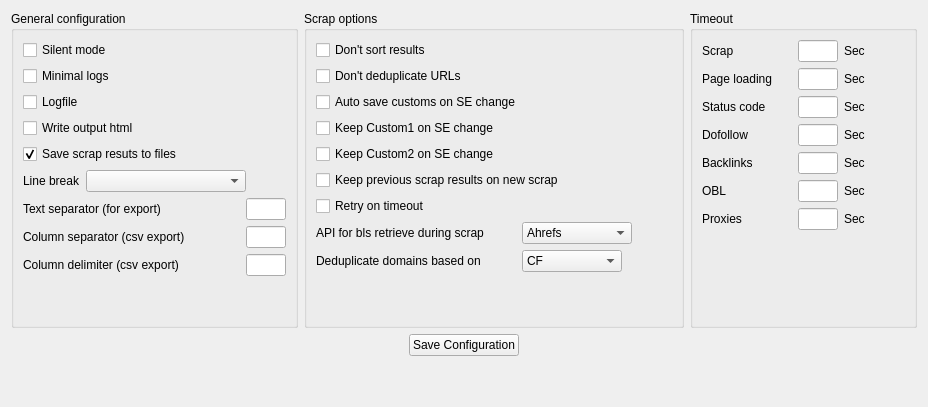
      <widget class="QWidget" name="tab_6">
       <property name="sizePolicy">
        <sizepolicy hsizetype="Expanding" vsizetype="Expanding">
         <horstretch>0</horstretch>
         <verstretch>0</verstretch>
        </sizepolicy>
       </property>
       <property name="minimumSize">
        <size>
         <width>0</width>
         <height>0</height>
        </size>
       </property>
       <attribute name="title">
        <string>Configuration</string>
       </attribute>
       <layout class="QGridLayout" name="gridLayout_2">
        <item row="1" column="0" colspan="4">
         <layout class="QHBoxLayout" name="horizontalLayout_31">
          <property name="topMargin">
           <number>0</number>
          </property>
          <item>
           <spacer name="horizontalSpacer_12">
            <property name="orientation">
             <enum>Qt::Horizontal</enum>
            </property>
            <property name="sizeHint" stdset="0">
             <size>
              <width>40</width>
              <height>20</height>
             </size>
            </property>
           </spacer>
          </item>
          <item>
           <widget class="QPushButton" name="configurationSaveButton">
            <property name="maximumSize">
             <size>
              <width>16777215</width>
              <height>22</height>
             </size>
            </property>
            <property name="text">
             <string>Save Configuration</string>
            </property>
           </widget>
          </item>
          <item>
           <spacer name="horizontalSpacer_11">
            <property name="orientation">
             <enum>Qt::Horizontal</enum>
            </property>
            <property name="sizeHint" stdset="0">
             <size>
              <width>40</width>
              <height>20</height>
             </size>
            </property>
           </spacer>
          </item>
         </layout>
        </item>
        <item row="0" column="2" colspan="2">
         <widget class="QGroupBox" name="configGroupBoxTimeout">
          <property name="maximumSize">
           <size>
            <width>16777215</width>
            <height>16777215</height>
           </size>
          </property>
          <property name="title">
           <string>Timeout</string>
          </property>
          <layout class="QVBoxLayout" name="verticalLayout_15">
           <item>
            <layout class="QHBoxLayout" name="horizontalLayout_15">
             <item>
              <widget class="QLabel" name="label_16">
               <property name="sizePolicy">
                <sizepolicy hsizetype="Preferred" vsizetype="Preferred">
                 <horstretch>0</horstretch>
                 <verstretch>0</verstretch>
                </sizepolicy>
               </property>
               <property name="minimumSize">
                <size>
                 <width>90</width>
                 <height>0</height>
                </size>
               </property>
               <property name="text">
                <string>Scrap</string>
               </property>
              </widget>
             </item>
             <item>
              <widget class="QLineEdit" name="scrapTimeoutEdit">
               <property name="maximumSize">
                <size>
                 <width>40</width>
                 <height>16777215</height>
                </size>
               </property>
              </widget>
             </item>
             <item>
              <widget class="QLabel" name="label_20">
               <property name="text">
                <string>Sec</string>
               </property>
              </widget>
             </item>
             <item>
              <spacer name="horizontalSpacer_24">
               <property name="orientation">
                <enum>Qt::Horizontal</enum>
               </property>
               <property name="sizeHint" stdset="0">
                <size>
                 <width>40</width>
                 <height>20</height>
                </size>
               </property>
              </spacer>
             </item>
            </layout>
           </item>
           <item>
            <layout class="QHBoxLayout" name="horizontalLayout_28">
             <item>
              <widget class="QLabel" name="label_39">
               <property name="sizePolicy">
                <sizepolicy hsizetype="Preferred" vsizetype="Preferred">
                 <horstretch>0</horstretch>
                 <verstretch>0</verstretch>
                </sizepolicy>
               </property>
               <property name="minimumSize">
                <size>
                 <width>90</width>
                 <height>0</height>
                </size>
               </property>
               <property name="toolTip">
                <string>&lt;html&gt;&lt;head/&gt;&lt;body&gt;&lt;p&gt;This option only apply when javascript interpreter is ON on the &amp;quot;Expert mode&amp;quot; tab.&lt;/p&gt;&lt;/body&gt;&lt;/html&gt;</string>
               </property>
               <property name="text">
                <string>Page loading</string>
               </property>
              </widget>
             </item>
             <item>
              <widget class="QLineEdit" name="pageLoadingTimeoutEdit">
               <property name="maximumSize">
                <size>
                 <width>40</width>
                 <height>16777215</height>
                </size>
               </property>
              </widget>
             </item>
             <item>
              <widget class="QLabel" name="label_40">
               <property name="text">
                <string>Sec</string>
               </property>
              </widget>
             </item>
             <item>
              <spacer name="horizontalSpacer_51">
               <property name="orientation">
                <enum>Qt::Horizontal</enum>
               </property>
               <property name="sizeHint" stdset="0">
                <size>
                 <width>40</width>
                 <height>20</height>
                </size>
               </property>
              </spacer>
             </item>
            </layout>
           </item>
           <item>
            <layout class="QHBoxLayout" name="horizontalLayout_16">
             <item>
              <widget class="QLabel" name="label_17">
               <property name="sizePolicy">
                <sizepolicy hsizetype="Preferred" vsizetype="Preferred">
                 <horstretch>0</horstretch>
                 <verstretch>0</verstretch>
                </sizepolicy>
               </property>
               <property name="minimumSize">
                <size>
                 <width>90</width>
                 <height>0</height>
                </size>
               </property>
               <property name="text">
                <string>Status code</string>
               </property>
              </widget>
             </item>
             <item>
              <widget class="QLineEdit" name="statusCodeTimeoutEdit">
               <property name="maximumSize">
                <size>
                 <width>40</width>
                 <height>16777215</height>
                </size>
               </property>
              </widget>
             </item>
             <item>
              <widget class="QLabel" name="label_21">
               <property name="text">
                <string>Sec</string>
               </property>
              </widget>
             </item>
             <item>
              <spacer name="horizontalSpacer_55">
               <property name="orientation">
                <enum>Qt::Horizontal</enum>
               </property>
               <property name="sizeHint" stdset="0">
                <size>
                 <width>40</width>
                 <height>20</height>
                </size>
               </property>
              </spacer>
             </item>
            </layout>
           </item>
           <item>
            <layout class="QHBoxLayout" name="horizontalLayout_18">
             <item>
              <widget class="QLabel" name="label_19">
               <property name="sizePolicy">
                <sizepolicy hsizetype="Preferred" vsizetype="Preferred">
                 <horstretch>0</horstretch>
                 <verstretch>0</verstretch>
                </sizepolicy>
               </property>
               <property name="minimumSize">
                <size>
                 <width>90</width>
                 <height>0</height>
                </size>
               </property>
               <property name="text">
                <string>Dofollow</string>
               </property>
              </widget>
             </item>
             <item>
              <widget class="QLineEdit" name="dofollowTimeoutEdit">
               <property name="maximumSize">
                <size>
                 <width>40</width>
                 <height>16777215</height>
                </size>
               </property>
              </widget>
             </item>
             <item>
              <widget class="QLabel" name="label_23">
               <property name="text">
                <string>Sec</string>
               </property>
              </widget>
             </item>
             <item>
              <spacer name="horizontalSpacer_26">
               <property name="orientation">
                <enum>Qt::Horizontal</enum>
               </property>
               <property name="sizeHint" stdset="0">
                <size>
                 <width>40</width>
                 <height>20</height>
                </size>
               </property>
              </spacer>
             </item>
            </layout>
           </item>
           <item>
            <layout class="QHBoxLayout" name="horizontalLayout_19">
             <item>
              <widget class="QLabel" name="label_47">
               <property name="sizePolicy">
                <sizepolicy hsizetype="Preferred" vsizetype="Preferred">
                 <horstretch>0</horstretch>
                 <verstretch>0</verstretch>
                </sizepolicy>
               </property>
               <property name="minimumSize">
                <size>
                 <width>90</width>
                 <height>0</height>
                </size>
               </property>
               <property name="text">
                <string>Backlinks</string>
               </property>
              </widget>
             </item>
             <item>
              <widget class="QLineEdit" name="backlinksTimeoutEdit">
               <property name="maximumSize">
                <size>
                 <width>40</width>
                 <height>16777215</height>
                </size>
               </property>
              </widget>
             </item>
             <item>
              <widget class="QLabel" name="label_48">
               <property name="text">
                <string>Sec</string>
               </property>
              </widget>
             </item>
             <item>
              <spacer name="horizontalSpacer_27">
               <property name="orientation">
                <enum>Qt::Horizontal</enum>
               </property>
               <property name="sizeHint" stdset="0">
                <size>
                 <width>40</width>
                 <height>20</height>
                </size>
               </property>
              </spacer>
             </item>
            </layout>
           </item>
           <item>
            <layout class="QHBoxLayout" name="horizontalLayout_21">
             <item>
              <widget class="QLabel" name="label_49">
               <property name="sizePolicy">
                <sizepolicy hsizetype="Preferred" vsizetype="Preferred">
                 <horstretch>0</horstretch>
                 <verstretch>0</verstretch>
                </sizepolicy>
               </property>
               <property name="minimumSize">
                <size>
                 <width>90</width>
                 <height>0</height>
                </size>
               </property>
               <property name="toolTip">
                <string>&lt;html&gt;&lt;head/&gt;&lt;body&gt;&lt;p&gt;Outbound Links&lt;/p&gt;&lt;/body&gt;&lt;/html&gt;</string>
               </property>
               <property name="text">
                <string>OBL</string>
               </property>
              </widget>
             </item>
             <item>
              <widget class="QLineEdit" name="oblTimeoutEdit">
               <property name="maximumSize">
                <size>
                 <width>40</width>
                 <height>16777215</height>
                </size>
               </property>
              </widget>
             </item>
             <item>
              <widget class="QLabel" name="label_50">
               <property name="text">
                <string>Sec</string>
               </property>
              </widget>
             </item>
             <item>
              <spacer name="horizontalSpacer_291">
               <property name="orientation">
                <enum>Qt::Horizontal</enum>
               </property>
               <property name="sizeHint" stdset="0">
                <size>
                 <width>40</width>
                 <height>20</height>
                </size>
               </property>
              </spacer>
             </item>
            </layout>
           </item>
           <item>
            <layout class="QHBoxLayout" name="horizontalLayout_22">
             <item>
              <widget class="QLabel" name="label_51">
               <property name="sizePolicy">
                <sizepolicy hsizetype="Preferred" vsizetype="Preferred">
                 <horstretch>0</horstretch>
                 <verstretch>0</verstretch>
                </sizepolicy>
               </property>
               <property name="minimumSize">
                <size>
                 <width>90</width>
                 <height>0</height>
                </size>
               </property>
               <property name="text">
                <string>Proxies</string>
               </property>
              </widget>
             </item>
             <item>
              <widget class="QLineEdit" name="testProxiesTimeoutEdit">
               <property name="maximumSize">
                <size>
                 <width>40</width>
                 <height>16777215</height>
                </size>
               </property>
              </widget>
             </item>
             <item>
              <widget class="QLabel" name="label_52">
               <property name="text">
                <string>Sec</string>
               </property>
              </widget>
             </item>
             <item>
              <spacer name="horizontalSpacer_33">
               <property name="orientation">
                <enum>Qt::Horizontal</enum>
               </property>
               <property name="sizeHint" stdset="0">
                <size>
                 <width>40</width>
                 <height>20</height>
                </size>
               </property>
              </spacer>
             </item>
            </layout>
           </item>
           <item>
            <spacer name="verticalSpacer_11">
             <property name="orientation">
              <enum>Qt::Vertical</enum>
             </property>
             <property name="sizeHint" stdset="0">
              <size>
               <width>20</width>
               <height>40</height>
              </size>
             </property>
            </spacer>
           </item>
          </layout>
         </widget>
        </item>
        <item row="6" column="2">
         <spacer name="verticalSpacer_18">
          <property name="orientation">
           <enum>Qt::Vertical</enum>
          </property>
          <property name="sizeHint" stdset="0">
           <size>
            <width>20</width>
            <height>40</height>
           </size>
          </property>
         </spacer>
        </item>
        <item row="0" column="1">
         <widget class="QGroupBox" name="configGroupBoxScrap">
          <property name="minimumSize">
           <size>
            <width>300</width>
            <height>0</height>
           </size>
          </property>
          <property name="title">
           <string>Scrap options</string>
          </property>
          <layout class="QVBoxLayout" name="verticalLayout_16">
           <item>
            <widget class="QCheckBox" name="disableAutoSort">
             <property name="toolTip">
              <string>Disable auto-sorting when scrap has finished.</string>
             </property>
             <property name="text">
              <string>Don't sort results</string>
             </property>
            </widget>
           </item>
           <item>
            <widget class="QCheckBox" name="disableDedupe">
             <property name="toolTip">
              <string>Disable auto-sorting when scrap has finished.</string>
             </property>
             <property name="text">
              <string>Don't deduplicate URLs</string>
             </property>
            </widget>
           </item>
           <item>
            <widget class="QCheckBox" name="autoSaveCustomsOptionCheckbox">
             <property name="text">
              <string>Auto save customs on SE change </string>
             </property>
            </widget>
           </item>
           <item>
            <widget class="QCheckBox" name="keepCustom1OptionCheckbox">
             <property name="text">
              <string>Keep Custom1 on SE change </string>
             </property>
            </widget>
           </item>
           <item>
            <widget class="QCheckBox" name="keepCustom2OptionCheckbox">
             <property name="text">
              <string>Keep Custom2 on SE change </string>
             </property>
            </widget>
           </item>
           <item>
            <widget class="QCheckBox" name="keepScrapResultCheckbox">
             <property name="enabled">
              <bool>true</bool>
             </property>
             <property name="text">
              <string>Keep previous scrap results on new scrap</string>
             </property>
            </widget>
           </item>
           <item>
            <widget class="QCheckBox" name="retryOnTimeout">
             <property name="text">
              <string>Retry on timeout</string>
             </property>
            </widget>
           </item>
           <item>
            <layout class="QHBoxLayout" name="horizontalLayout_33">
             <item>
              <widget class="QLabel" name="label_41">
               <property name="minimumSize">
                <size>
                 <width>200</width>
                 <height>0</height>
                </size>
               </property>
               <property name="toolTip">
                <string>&lt;html&gt;&lt;head/&gt;&lt;body&gt;&lt;p&gt;If you have an access to one of this API service, please choose which one you want to use.&lt;/p&gt;&lt;p&gt;Otherwise, leave the default &amp;quot;Free&amp;quot; value.&lt;/p&gt;&lt;p&gt;&lt;br/&gt;&lt;/p&gt;&lt;p&gt;By selecting one API, we will display specific metric values. For example, if you choose Moz, we will display Mozrank, Page Authority and Domain Authority...&lt;/p&gt;&lt;p&gt;&lt;br/&gt;&lt;/p&gt;&lt;p&gt;Keep in mind that &lt;span style=&quot; font-weight:600; color:#ef2525;&quot;&gt;you need an account&lt;/span&gt; for at least one of this API service in order to use it. &lt;/p&gt;&lt;/body&gt;&lt;/html&gt;</string>
               </property>
               <property name="text">
                <string>API for bls retrieve during scrap</string>
               </property>
              </widget>
             </item>
             <item>
              <widget class="QComboBox" name="scrapBacklinkServiceComboBox">
               <property name="minimumSize">
                <size>
                 <width>75</width>
                 <height>0</height>
                </size>
               </property>
               <property name="currentIndex">
                <number>0</number>
               </property>
               <property name="sizeAdjustPolicy">
                <enum>QComboBox::AdjustToContents</enum>
               </property>
               <property name="minimumContentsLength">
                <number>10</number>
               </property>
               <item>
                <property name="text">
                 <string>Ahrefs</string>
                </property>
               </item>
               <item>
                <property name="text">
                 <string>Majestic</string>
                </property>
               </item>
               <item>
                <property name="text">
                 <string>Moz</string>
                </property>
               </item>
               <item>
                <property name="text">
                 <string>SEObserver</string>
                </property>
               </item>
              </widget>
             </item>
             <item>
              <spacer name="horizontalSpacer_54">
               <property name="orientation">
                <enum>Qt::Horizontal</enum>
               </property>
               <property name="sizeHint" stdset="0">
                <size>
                 <width>40</width>
                 <height>20</height>
                </size>
               </property>
              </spacer>
             </item>
            </layout>
           </item>
           <item>
            <layout class="QHBoxLayout" name="horizontalLayout_34">
             <item>
              <widget class="QLabel" name="label_42">
               <property name="minimumSize">
                <size>
                 <width>200</width>
                 <height>0</height>
                </size>
               </property>
               <property name="toolTip">
                <string>&lt;html&gt;&lt;head/&gt;&lt;body&gt;&lt;p&gt;Metric to use in order to remove duplicate domain.&lt;br/&gt;This data will be used for the Free API. &lt;br/&gt;Otherwise we will use the data entered in the &amp;quot;API&amp;quot; tab for the selected API service.&lt;/p&gt;&lt;p&gt;Check the &amp;quot;API&amp;quot; Tab if you are not using Free API.&lt;/p&gt;&lt;/body&gt;&lt;/html&gt;</string>
               </property>
               <property name="text">
                <string>Deduplicate domains based on</string>
               </property>
              </widget>
             </item>
             <item>
              <widget class="QComboBox" name="dedupDomainBasedOnComboBox">
               <property name="minimumSize">
                <size>
                 <width>100</width>
                 <height>0</height>
                </size>
               </property>
               <property name="currentIndex">
                <number>0</number>
               </property>
               <item>
                <property name="text">
                 <string>CF</string>
                </property>
               </item>
               <item>
                <property name="text">
                 <string>TF</string>
                </property>
               </item>
              </widget>
             </item>
             <item>
              <spacer name="horizontalSpacer_58">
               <property name="orientation">
                <enum>Qt::Horizontal</enum>
               </property>
               <property name="sizeHint" stdset="0">
                <size>
                 <width>40</width>
                 <height>20</height>
                </size>
               </property>
              </spacer>
             </item>
            </layout>
           </item>
           <item>
            <spacer name="verticalSpacer_15">
             <property name="orientation">
              <enum>Qt::Vertical</enum>
             </property>
             <property name="sizeHint" stdset="0">
              <size>
               <width>20</width>
               <height>10</height>
              </size>
             </property>
            </spacer>
           </item>
          </layout>
         </widget>
        </item>
        <item row="0" column="0">
         <widget class="QGroupBox" name="groupBox">
          <property name="minimumSize">
           <size>
            <width>280</width>
            <height>0</height>
           </size>
          </property>
          <property name="title">
           <string>General configuration</string>
          </property>
          <layout class="QVBoxLayout" name="verticalLayout_14">
           <item>
            <widget class="QCheckBox" name="silentModeOptionCheckbox">
             <property name="toolTip">
              <string>Disable informative alert boxes.
Messages are displayed on status bar.</string>
             </property>
             <property name="text">
              <string>Silent mode</string>
             </property>
            </widget>
           </item>
           <item>
            <widget class="QCheckBox" name="minimalLogCheckBox">
             <property name="toolTip">
              <string>&lt;html&gt;&lt;head/&gt;&lt;body&gt;&lt;p&gt;Don't display verbose logs on &amp;quot;Logs&amp;quot; tab.&lt;/p&gt;&lt;p&gt;Just show start and end of each tasks, and also error and captcha messages.&lt;/p&gt;&lt;/body&gt;&lt;/html&gt;</string>
             </property>
             <property name="text">
              <string>Minimal logs</string>
             </property>
            </widget>
           </item>
           <item>
            <widget class="QCheckBox" name="logFileCheckBox">
             <property name="toolTip">
              <string>Write all logs into a file.
Write one logfile per day.</string>
             </property>
             <property name="text">
              <string>Logfile</string>
             </property>
            </widget>
           </item>
           <item>
            <widget class="QCheckBox" name="htmlStackCheckBox">
             <property name="toolTip">
              <string>Write source code of scraped page into specific file (in your temp directory).
Check the log tab in order to view which file is created for each request.
N.B. : Temp filename always starts with &quot;rddzStack&quot;</string>
             </property>
             <property name="text">
              <string>Write output html</string>
             </property>
            </widget>
           </item>
           <item>
            <widget class="QCheckBox" name="scrapResultsAutoSaveCheckBox">
             <property name="toolTip">
              <string>Write results into file for each scrap session.</string>
             </property>
             <property name="text">
              <string>Save scrap resuts to files</string>
             </property>
             <property name="checked">
              <bool>true</bool>
             </property>
            </widget>
           </item>
           <item>
            <layout class="QHBoxLayout" name="horizontalLayout_8">
             <item>
              <widget class="QLabel" name="label_5">
               <property name="text">
                <string>Line break</string>
               </property>
              </widget>
             </item>
             <item>
              <widget class="QComboBox" name="lineBreakComboBox">
               <property name="minimumSize">
                <size>
                 <width>160</width>
                 <height>0</height>
                </size>
               </property>
               <property name="currentIndex">
                <number>-1</number>
               </property>
              </widget>
             </item>
             <item>
              <spacer name="horizontalSpacer_52">
               <property name="orientation">
                <enum>Qt::Horizontal</enum>
               </property>
               <property name="sizeHint" stdset="0">
                <size>
                 <width>40</width>
                 <height>20</height>
                </size>
               </property>
              </spacer>
             </item>
            </layout>
           </item>
           <item>
            <layout class="QHBoxLayout" name="horizontalLayout_7">
             <property name="topMargin">
              <number>0</number>
             </property>
             <item>
              <widget class="QLabel" name="label_14">
               <property name="text">
                <string>Text separator (for export)</string>
               </property>
              </widget>
             </item>
             <item>
              <spacer name="horizontalSpacer_64">
               <property name="orientation">
                <enum>Qt::Horizontal</enum>
               </property>
               <property name="sizeType">
                <enum>QSizePolicy::Expanding</enum>
               </property>
               <property name="sizeHint" stdset="0">
                <size>
                 <width>40</width>
                 <height>20</height>
                </size>
               </property>
              </spacer>
             </item>
             <item>
              <widget class="QLineEdit" name="textSeparatorLineEdit">
               <property name="maximumSize">
                <size>
                 <width>40</width>
                 <height>16777215</height>
                </size>
               </property>
               <property name="maxLength">
                <number>1</number>
               </property>
              </widget>
             </item>
            </layout>
           </item>
           <item>
            <layout class="QHBoxLayout" name="horizontalLayout_12">
             <property name="topMargin">
              <number>0</number>
             </property>
             <item>
              <widget class="QLabel" name="label_15">
               <property name="text">
                <string>Column separator (csv export)</string>
               </property>
              </widget>
             </item>
             <item>
              <spacer name="horizontalSpacer_63">
               <property name="orientation">
                <enum>Qt::Horizontal</enum>
               </property>
               <property name="sizeHint" stdset="0">
                <size>
                 <width>40</width>
                 <height>20</height>
                </size>
               </property>
              </spacer>
             </item>
             <item>
              <widget class="QLineEdit" name="csvSeparatorLineEdit">
               <property name="maximumSize">
                <size>
                 <width>40</width>
                 <height>16777215</height>
                </size>
               </property>
               <property name="maxLength">
                <number>1</number>
               </property>
              </widget>
             </item>
            </layout>
           </item>
           <item>
            <layout class="QHBoxLayout" name="horizontalLayout_13">
             <property name="topMargin">
              <number>0</number>
             </property>
             <item>
              <widget class="QLabel" name="label_26">
               <property name="text">
                <string>Column delimiter (csv export)</string>
               </property>
              </widget>
             </item>
             <item>
              <spacer name="horizontalSpacer_62">
               <property name="orientation">
                <enum>Qt::Horizontal</enum>
               </property>
               <property name="sizeHint" stdset="0">
                <size>
                 <width>40</width>
                 <height>20</height>
                </size>
               </property>
              </spacer>
             </item>
             <item>
              <widget class="QLineEdit" name="csvDelimiterLineEdit">
               <property name="maximumSize">
                <size>
                 <width>40</width>
                 <height>16777215</height>
                </size>
               </property>
               <property name="maxLength">
                <number>1</number>
               </property>
              </widget>
             </item>
            </layout>
           </item>
           <item>
            <spacer name="verticalSpacer_20">
             <property name="orientation">
              <enum>Qt::Vertical</enum>
             </property>
             <property name="sizeHint" stdset="0">
              <size>
               <width>20</width>
               <height>40</height>
              </size>
             </property>
            </spacer>
           </item>
          </layout>
         </widget>
        </item>
       </layout>
      </widget>
